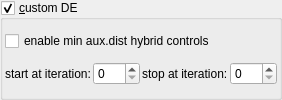
    <widget class="MyGroupBox" name="groupCheck_transf_function_enabledC_false">
     <property name="title">
      <string>&amp;custom DE</string>
     </property>
     <property name="checkable">
      <bool>true</bool>
     </property>
     <layout class="QVBoxLayout" name="verticalLayout_15" stretch="0,0">
      <property name="spacing">
       <number>2</number>
      </property>
      <property name="leftMargin">
       <number>2</number>
      </property>
      <property name="topMargin">
       <number>2</number>
      </property>
      <property name="rightMargin">
       <number>2</number>
      </property>
      <property name="bottomMargin">
       <number>2</number>
      </property>
      <item>
       <widget class="MyCheckBox" name="checkBox_transf_function_enabledE_false">
        <property name="text">
         <string notr="true">enable min aux.dist hybrid controls</string>
        </property>
       </widget>
      </item>
      <item>
       <layout class="QHBoxLayout" name="horizontalLayout_28" stretch="0,1,0,1">
        <item>
         <widget class="QLabel" name="label_103">
          <property name="text">
           <string>start at iteration:</string>
          </property>
         </widget>
        </item>
        <item>
         <widget class="MySpinBox" name="spinboxInt_transf_start_iterations_E">
          <property name="sizePolicy">
           <sizepolicy hsizetype="Minimum" vsizetype="Maximum">
            <horstretch>0</horstretch>
            <verstretch>0</verstretch>
           </sizepolicy>
          </property>
          <property name="minimum">
           <number>0</number>
          </property>
          <property name="maximum">
           <number>999</number>
          </property>
          <property name="value">
           <number>0</number>
          </property>
         </widget>
        </item>
        <item>
         <widget class="QLabel" name="label_75">
          <property name="text">
           <string>stop at iteration:</string>
          </property>
         </widget>
        </item>
        <item>
         <widget class="MySpinBox" name="spinboxInt_transf_stop_iterations_E">
          <property name="sizePolicy">
           <sizepolicy hsizetype="Preferred" vsizetype="Maximum">
            <horstretch>0</horstretch>
            <verstretch>0</verstretch>
           </sizepolicy>
          </property>
          <property name="maximum">
           <number>999</number>
          </property>
         </widget>
        </item>
       </layout>
      </item>
     </layout>
    </widget>
